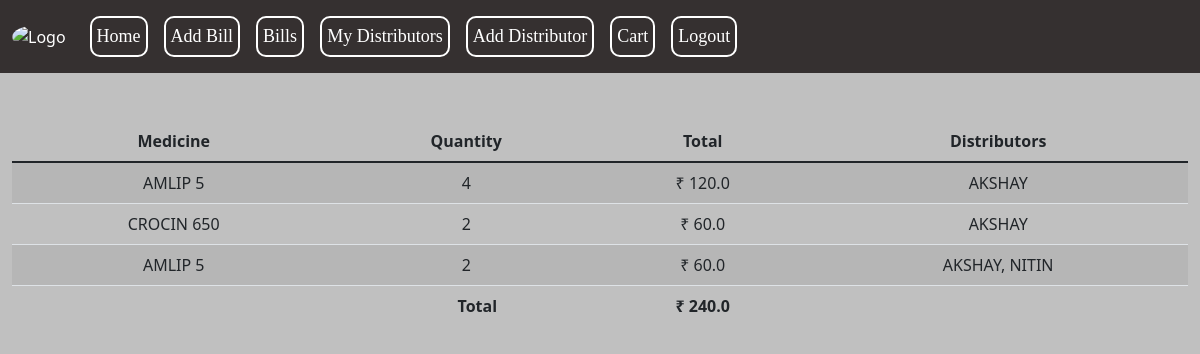
Page /cart (signed in) on the committed database.
### tables this page shows
CREATE TABLE cart (
                        id INTEGER NOT NULL,
                        med_name TEXT NOT NULL,
                        quantity INTEGER NOT NULL,
                        total REAL NOT NULL,
                        dist_name TEXT,
                        FOREIGN KEY(id) REFERENCES users(user_id)
                        );

### app.py (the view)
@app.route("/cart")
@login_required
def cart():
    conn = get_db_connection()
    c = conn.cursor()
    cart_details = c.execute("SELECT med_name, quantity, total, dist_name FROM cart WHERE id = ?", (session['user_id'], )).fetchall()
    total = c.execute("SELECT sum(total) FROM cart WHERE id = ?", (session['user_id'],)).fetchone()[0]
    print(total)
    return render_template("cart.html", cart_details=cart_details, total=total)

### app.py (called while the page is built)
def get_db_connection():
    conn = sqlite3.connect("shop.db")
    return conn

@app.after_request
def after_request(response):
    response.headers["Cache-Control"] = "no-cache, no-store, must-revalidate"
    response.headers["Expires"] = 0
    response.headers["Pragma"] = "no-cache"
    return response

### helpers.py (called while the page is built)
def login_required(f):
    @wraps(f)
    def decorated_function(*args, **kwargs):
        if session.get("user_id") is None:
            return redirect("/login")
        return f(*args, **kwargs)
    return decorated_function

### templates/cart.html (shortened to what this page needs)
{% extends "layout.html" %}
{% block main %}
    <table class="table table-striped">
        <thead>
            <tr>
                <th>Medicine</th>
                <th>Quantity</th>
                <th>Total</th>
                <th>Distributors</th>
            </tr>
        </thead>
        <tbody>
            {% for medicine in cart_details %}
            <tr>
                <td>{{ medicine[0] }}</td>
                <td>{{ medicine[1] }}</td>
                <td>₹ {{ medicine[2] }}</td>
                <td>{{ medicine[3] }}</td>
            </tr>
            {% endfor %}
            <tr>
                <td colspan="2" class="border-0 fw-bold text-end" style="padding-right: 100px;">Total</td>
                <td class="border-0 fw-bold">₹ {{ total }}</td>
            </tr>
        </tbody>
    </table>
{% endblock %}

### templates/layout.html (shortened to what this page needs)
<!DOCTYPE html>
<html>
    <head>
        <link href="https://cdn.jsdelivr.net/npm/bootstrap@5.1.3/dist/css/bootstrap.min.css" rel="stylesheet">
        <link href="/static/styles.css" rel="stylesheet">
    </head>
    <body>
        <nav class="navbar navbar-expand-md navbar-dark" style="background-color: #353030;">
            <div class="container-fluid">
                {% if not session['username'] %}
                <a class="navbar-brand" href="/login" style="font-size: medium;">
                {% else %}
                <a class="navbar-brand" href="/" style="font-size: medium;">
                {% endif %}
                    <img src="/static/logo.jpg" style="border-radius: 50%;" alt="Logo" width="50" height="50">
                </a>
                <div class="collapse navbar-collapse" id="myNavbar">
                    <ul class="navbar-nav ">
                      {% if session['username'] %}
                        <li class="nav-item active">
                            <a class="nav-link" href="/">
                              <div class="navButtons">
                                Home
                              </div>
                            </a>
                        </li>
                        <li class="nav-item">
                          <a class="nav-link" href="/addBill">
                            <div class="navButtons">
                              Add Bill
                            </div>
                          </a>
                        </li>
                        <li class="nav-item">
                          <a class="nav-link" href="/showBills">
                            <div class="navButtons">
                              Bills
                            </div>
                          </a>
                        </li>
                        <li class="nav-item">
                          <a class="nav-link" href="/distInfo">
                            <div class="navButtons">
                              My Distributors
                            </div>
                          </a>
                        </li>
                        <li class="nav-item">
                          <a class="nav-link" href="/addDist">
                            <div class="navButtons">
                              Add Distributor
                            </div>
                          </a>
                        </li>
                        <li class="nav-item">
                          <a class="nav-link" href="/cart">
                            <div class="navButtons">
                              Cart
                            </div>
                          </a>
                        </li>
                        <li class="nav-item">
                          <a class="nav-link me-auto" href="/logout">
                            <div class="navButtons">
                              Logout
                            </div>
                          </a>
                        </li>
                        {% endif %}
                    </ul>
                </div>
            </div>
        </nav>
        <main class="container-fluid py-5 text-center">
          {% block main %}{% endblock %}
        </main>
    </body>
</html>

### static/styles.css (style rules this page uses)
.navButtons { border: solid 2px; border-radius: 10px; padding: 5px; font-family: 'Times New Roman'; font-size: large; color: white; }
body { background-color: #C0C0C0; }

### rows in the picture
cart: med_name "AMLIP 5", quantity "4", total "120.0", dist_name "AKSHAY"
cart: med_name "CROCIN 650", quantity "2", total "60.0", dist_name "AKSHAY"
cart: med_name "AMLIP 5", quantity "2", total "60.0", dist_name "AKSHAY, NITIN"

### other values in the picture
{{ total }} "240.0"
